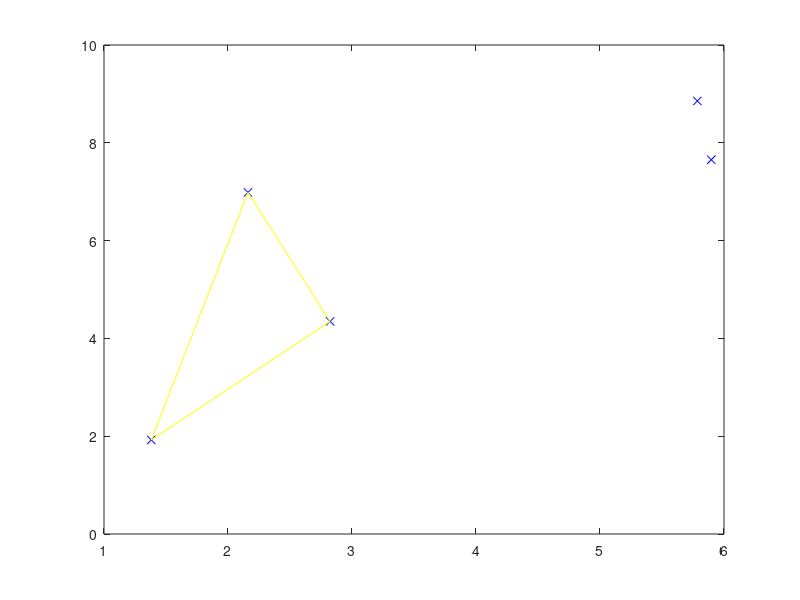

The MATLAB source for this figure:
clc
clear

% intialize randomly 5 points
n = 5;
points = rand(n, 2)*10;
p_index = 1:n;

% draw points
figure
plot(points(:,1), points(:,2), 'bx')
hold on

% search for the point on the left pole as the start point
[min_val, index_left] = min(points(:,1));
p_left = points(index_left,:);

% find the second point
angles = [];
r_index = setdiff(p_index, index_left);
for i = 1:size(r_index,2)
    angle2 = atand((points(r_index(i),2)-p_left(2))/(points(r_index(i),1)-p_left(1)));
    angles = [angles, angle2];
end
[max_ang, index_max] = max(angles);
plot([p_left(1), points(r_index(index_max),1)], [p_left(2), points(r_index(index_max),2)], 'y')

new_points = [p_left(1,:); points(r_index(index_max),:)];
r_index = setdiff(p_index, [index_left,r_index(index_max)]);
new_points = [new_points; points(r_index,:)];
ind_ancient = 1;
ind_current = 2;
angles = [];
for i = 2:n
    for j = 1:n
        angle1 = atand((new_points(ind_current, 2)-new_points(ind_ancient,2))/(new_points(ind_current, 1)-new_points(ind_ancient,1)));
        angle2 = atand((new_points(j, 2)-new_points(ind_current,2))/(new_points(j, 1)-new_points(ind_current,1)));
        if angle1 < 0 && angle2 <0
            angle = 180+abs(angle1)-abs(angle2);
        elseif  angle1 < 0 && angle2 > 0
            angle = abs(angle1) + angle2;
        else
            angle = abs(angle1-angle2);
        end
        if angle==180
            angle = 0;
%         elseif angle > 180
%             angle = 360-angle;
        end
        angles = [angles, angle];
    end
    [max_ang, index_max] = max(angles);
    plot([new_points(ind_current, 1), new_points(index_max,1)], [new_points(ind_current, 2), new_points(index_max,2)], 'y');
    ind_ancient = ind_current;
    ind_current = index_max;   
    if ind_current == 1
        break;
    end
    angles = [];
end

